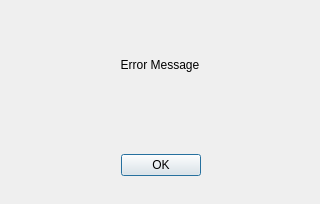
<?xml version="1.0" encoding="UTF-8"?>
<ui version="4.0">
 <class>Dialog</class>
 <widget class="QDialog" name="Dialog">
  <property name="geometry">
   <rect>
    <x>0</x>
    <y>0</y>
    <width>320</width>
    <height>204</height>
   </rect>
  </property>
  <property name="windowTitle">
   <string>Error</string>
  </property>
  <widget class="QDialogButtonBox" name="ok_btn">
   <property name="geometry">
    <rect>
     <x>10</x>
     <y>140</y>
     <width>301</width>
     <height>50</height>
    </rect>
   </property>
   <property name="orientation">
    <enum>Qt::Horizontal</enum>
   </property>
   <property name="standardButtons">
    <set>QDialogButtonBox::Ok</set>
   </property>
   <property name="centerButtons">
    <bool>true</bool>
   </property>
  </widget>
  <widget class="QLabel" name="label">
   <property name="geometry">
    <rect>
     <x>10</x>
     <y>10</y>
     <width>300</width>
     <height>110</height>
    </rect>
   </property>
   <property name="text">
    <string>&lt;html&gt;&lt;head/&gt;&lt;body&gt;&lt;p align=&quot;center&quot;&gt;Error Message&lt;/p&gt;&lt;/body&gt;&lt;/html&gt;</string>
   </property>
  </widget>
 </widget>
 <resources/>
 <connections>
  <connection>
   <sender>ok_btn</sender>
   <signal>accepted()</signal>
   <receiver>Dialog</receiver>
   <slot>accept()</slot>
   <hints>
    <hint type="sourcelabel">
     <x>248</x>
     <y>254</y>
    </hint>
    <hint type="destinationlabel">
     <x>157</x>
     <y>274</y>
    </hint>
   </hints>
  </connection>
  <connection>
   <sender>ok_btn</sender>
   <signal>rejected()</signal>
   <receiver>Dialog</receiver>
   <slot>reject()</slot>
   <hints>
    <hint type="sourcelabel">
     <x>316</x>
     <y>260</y>
    </hint>
    <hint type="destinationlabel">
     <x>286</x>
     <y>274</y>
    </hint>
   </hints>
  </connection>
 </connections>
</ui>
